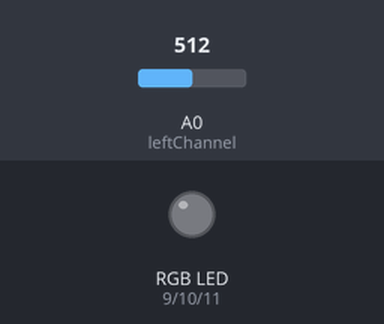
A sketch run on a simulated Arduino Uno, built with avr-gcc and run on an emulated ATmega328P. Shown: an RGB LED mixed from three pins (HIGH = lit). The inputs (shaded band) are chosen by the test bench; at power-on: A0 (leftChannel) = 512.

Above: at 1.2 s.
1.3 s: A0 (leftChannel) set to 314
2.8 s: A0 (leftChannel) set to 287
At 3.5 s:
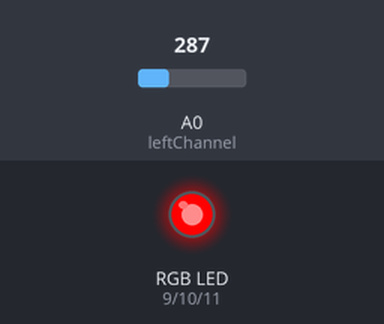
4.3 s: A0 (leftChannel) set to 70
At 4.6 s:
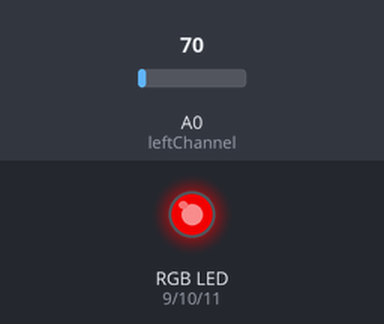
Timing chart, 0 to 7.3 s (numbered marks = the images above; inputs shaded):
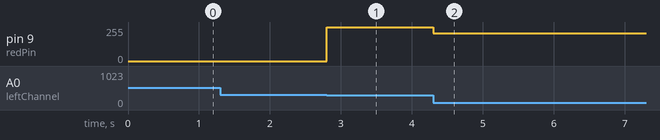

The sketch:

ledstrip_mod.ino
```cpp
//pin definitions.  must be PWM-capable pins!
const int redPin = 9;
const int greenPin = 10;
const int bluePin = 11;
const int leftChannel = 0;
int left,left1;
int state;
int color=1,i=0;

byte lineEnding = 0x0A;

//maximum duty cycle to be used on each led for color balancing.


void setup(){
  //set all three of our led pins to output
  pinMode(redPin, OUTPUT);
  pinMode(greenPin, OUTPUT);
  pinMode(bluePin, OUTPUT);
  Serial.begin(9600);

}


void loop(){
  if(Serial.available() > 12){
    state = Serial.read();
    //int bytesRead = Serial.readBytesUntil(lineEnding, (char*)state, 3);
    Serial.println(state);
  }


  left = analogRead(leftChannel);
  //Serial.println(left);
  left=left*3;


  if(left>0 && left<=80){


  analogWrite(redPin, 0);
  analogWrite(greenPin, left);
  analogWrite(bluePin, 0);


  }

  else if(left>110 && left<=140){
  analogWrite(redPin, 0);
  analogWrite(greenPin, 0);
  analogWrite(bluePin, left);
  }

  else if(left>160 && left<=900){


  analogWrite(redPin, left);
  analogWrite(greenPin, 0);
  analogWrite(bluePin, 0);


  }
  else{
  }

  delay(5);

}
```

Measured:
- the behaviour switches between 301 and 300 on A0 (leftChannel) (found by bisection; images 0 and 1)
- after the input at 1.3 s, every drawn part: stays the same
- after the input at 2.8 s, pin 9 (redPin): 0/255 → 255/255 at once
- after the input at 4.3 s, pin 9 (redPin): 255/255 → 210/255 at once
